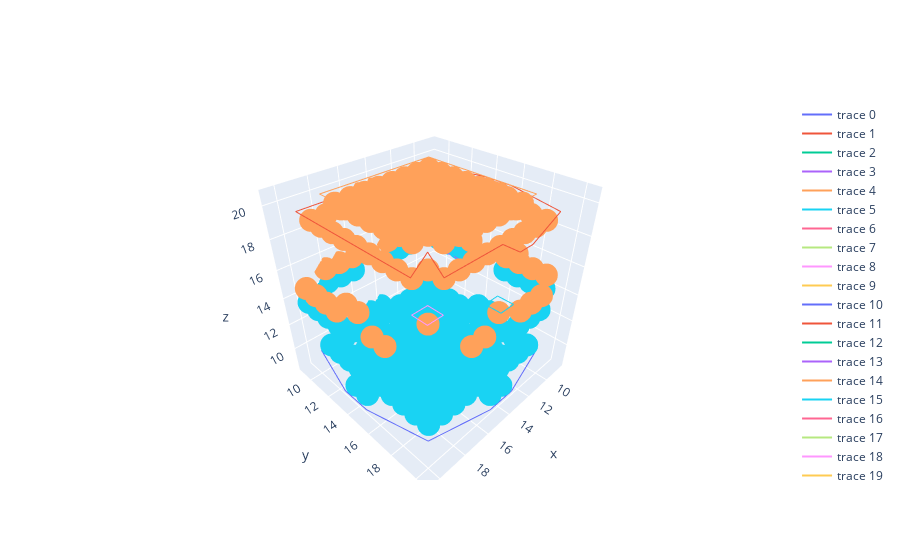

Write notebook code for a chart like this one.
### Code cell
left, back, top = get_surfaces(tensor)
data = []
for y,x,z in left:
    data.append(go.Scatter3d(x=x, y=y, z=z, mode='lines'))
    data.append(go.Scatter3d(x=x, y=y, z=z, mode='lines'))
    data.append(go.Scatter3d(x=x, y=y, z=z, mode='lines'))
    
#x,y,z= np.array(np.where(np.logical_xor(tensor,binary_erosion(tensor))))

top_voxels, bottom_voxels, left_voxels, right_voxels, back_voxels, front_voxels = get_planes(tensor)


x,y,z= np.array(np.where(top_voxels))
data.append(go.Scatter3d(x=x, y=y,z=z, mode='markers'))

x,y,z= np.array(np.where(bottom_voxels))
data.append(go.Scatter3d(x=x, y=y,z=z, mode='markers'))

"""
x,y,z= np.array(np.where(left_voxels))
data.append(go.Scatter3d(x=x, y=y,z=z, mode='markers'))

x,y,z= np.array(np.where(right_voxels))
data.append(go.Scatter3d(x=x, y=y,z=z, mode='markers'))

x,y,z= np.array(np.where(front_voxels))
data.append(go.Scatter3d(x=x, y=y,z=z, mode='markers'))

x,y,z= np.array(np.where(back_voxels))
data.append(go.Scatter3d(x=x, y=y,z=z, mode='markers'))"""

"""for y,x,z in left:
    data.append(go.Scatter3d(x=x, y=y, z=z, mode='lines'))
    data.append(go.Scatter3d(x=x, y=y, z=z, mode='lines'))
    data.append(go.Scatter3d(x=x, y=y, z=z, mode='lines'))
    
    
for y,x,z in back:
    data.append(go.Scatter3d(x=x, y=y, z=z, mode='lines'))
    data.append(go.Scatter3d(x=x, y=y, z=z, mode='lines'))
    data.append(go.Scatter3d(x=x, y=y, z=z, mode='lines'))"""
    
fig = go.Figure(data=data)
fig.show()

### Figure 1 — Plotly figure (JSON) as saved in the notebook; plotly's stock layout.template omitted (floating-point values rounded to 4 significant figures; data arrays with more than 128 entries replaced by an {"elided": "..."} marker saying what was removed)
{"data": [{"mode": "lines", "type": "scatter3d", "x": [9.5, 8.5, 8.5, 9.5, 8.5, 9.5, 9.5], "y": [9.5, 9.5, 13.5, 13.5, 13.5, 13.5, 9.5], "z": [15.5, 15.5, 15.5, 15.5, 15.5, 15.5, 15.5]}, {"mode": "lines", "type": "scatter3d", "x": [9.5, 8.5, 8.5, 9.5, 8.5, 9.5, 9.5], "y": [9.5, 9.5, 13.5, 13.5, 13.5, 13.5, 9.5], "z": [15.5, 15.5, 15.5, 15.5, 15.5, 15.5, 15.5]}, {"mode": "lines", "type": "scatter3d", "x": [9.5, 8.5, 8.5, 9.5, 8.5, 9.5, 9.5], "y": [9.5, 9.5, 13.5, 13.5, 13.5, 13.5, 9.5], "z": [15.5, 15.5, 15.5, 15.5, 15.5, 15.5, 15.5]}, {"mode": "lines", "type": "scatter3d", "x": [15.5, 14.5, 14.5, 15.5, 15.5, 14.5, 14.5, 15.5, 15.5], "y": [19.5, 19.5, 20.5, 20.5, 19.5, 19.5, 20.5, 20.5, 19.5], "z": [16.5, 16.5, 16.5, 16.5, 16.5, 16.5, 16.5, 16.5, 16.5]}, {"mode": "lines", "type": "scatter3d", "x": [15.5, 14.5, 14.5, 15.5, 15.5, 14.5, 14.5, 15.5, 15.5], "y": [19.5, 19.5, 20.5, 20.5, 19.5, 19.5, 20.5, 20.5, 19.5], "z": [16.5, 16.5, 16.5, 16.5, 16.5, 16.5, 16.5, 16.5, 16.5]}, {"mode": "lines", "type": "scatter3d", "x": [15.5, 14.5, 14.5, 15.5, 15.5, 14.5, 14.5, 15.5, 15.5], "y": [19.5, 19.5, 20.5, 20.5, 19.5, 19.5, 20.5, 20.5, 19.5], "z": [16.5, 16.5, 16.5, 16.5, 16.5, 16.5, 16.5, 16.5, 16.5]}, {"mode": "lines", "type": "scatter3d", "x": [19.5, 18.5, 18.5, 19.5, 19.5, 18.5, 18.5, 19.5, 19.5], "y": [18.5, 18.5, 19.5, 19.5, 18.5, 18.5, 19.5, 19.5, 18.5], "z": [17.5, 17.5, 17.5, 17.5, 17.5, 17.5, 17.5, 17.5, 17.5]}, {"mode": "lines", "type": "scatter3d", "x": [19.5, 18.5, 18.5, 19.5, 19.5, 18.5, 18.5, 19.5, 19.5], "y": [18.5, 18.5, 19.5, 19.5, 18.5, 18.5, 19.5, 19.5, 18.5], "z": [17.5, 17.5, 17.5, 17.5, 17.5, 17.5, 17.5, 17.5, 17.5]}, {"mode": "lines", "type": "scatter3d", "x": [19.5, 18.5, 18.5, 19.5, 19.5, 18.5, 18.5, 19.5, 19.5], "y": [18.5, 18.5, 19.5, 19.5, 18.5, 18.5, 19.5, 19.5, 18.5], "z": [17.5, 17.5, 17.5, 17.5, 17.5, 17.5, 17.5, 17.5, 17.5]}, {"mode": "lines", "type": "scatter3d", "x": [8.5, 8.5, 9.5, 13.5, 14.5, 14.5, 18.5, 17.5, 19.5, 19.5, 9.5, 8.5, 8.5], "y": [13.5, 15.5, 19.5, 20.5, 20.5, 19.5, 19.5, 17.5, 18.5, 9.5, 9.5, 13.5, 13.5], "z": [19.5, 19.5, 19.5, 19.5, 19.5, 19.5, 19.5, 19.5, 19.5, 19.5, 19.5, 19.5, 19.5]}, {"mode": "lines", "type": "scatter3d", "x": [8.5, 8.5, 9.5, 13.5, 14.5, 14.5, 18.5, 17.5, 19.5, 19.5, 9.5, 8.5, 8.5], "y": [13.5, 15.5, 19.5, 20.5, 20.5, 19.5, 19.5, 17.5, 18.5, 9.5, 9.5, 13.5, 13.5], "z": [19.5, 19.5, 19.5, 19.5, 19.5, 19.5, 19.5, 19.5, 19.5, 19.5, 19.5, 19.5, 19.5]}, {"mode": "lines", "type": "scatter3d", "x": [8.5, 8.5, 9.5, 13.5, 14.5, 14.5, 18.5, 17.5, 19.5, 19.5, 9.5, 8.5, 8.5], "y": [13.5, 15.5, 19.5, 20.5, 20.5, 19.5, 19.5, 17.5, 18.5, 9.5, 9.5, 13.5, 13.5], "z": [19.5, 19.5, 19.5, 19.5, 19.5, 19.5, 19.5, 19.5, 19.5, 19.5, 19.5, 19.5, 19.5]}, {"mode": "lines", "type": "scatter3d", "x": [10.5, 10.5, 17.5, 17.5, 18.5, 18.5, 10.5, 10.5], "y": [10.5, 18.5, 18.5, 17.5, 17.5, 10.5, 10.5, 10.5], "z": [20.5, 20.5, 20.5, 20.5, 20.5, 20.5, 20.5, 20.5]}, {"mode": "lines", "type": "scatter3d", "x": [10.5, 10.5, 17.5, 17.5, 18.5, 18.5, 10.5, 10.5], "y": [10.5, 18.5, 18.5, 17.5, 17.5, 10.5, 10.5, 10.5], "z": [20.5, 20.5, 20.5, 20.5, 20.5, 20.5, 20.5, 20.5]}, {"mode": "lines", "type": "scatter3d", "x": [10.5, 10.5, 17.5, 17.5, 18.5, 18.5, 10.5, 10.5], "y": [10.5, 18.5, 18.5, 17.5, 17.5, 10.5, 10.5, 10.5], "z": [20.5, 20.5, 20.5, 20.5, 20.5, 20.5, 20.5, 20.5]}, {"mode": "lines", "type": "scatter3d", "x": [10.5, 10.5, 18.5, 18.5, 10.5, 10.5], "y": [10.5, 18.5, 18.5, 10.5, 10.5, 10.5], "z": [8.5, 8.5, 8.5, 8.5, 8.5, 8.5]}, {"mode": "lines", "type": "scatter3d", "x": [10.5, 10.5, 18.5, 18.5, 10.5, 10.5], "y": [10.5, 18.5, 18.5, 10.5, 10.5, 10.5], "z": [8.5, 8.5, 8.5, 8.5, 8.5, 8.5]}, {"mode": "lines", "type": "scatter3d", "x": [10.5, 10.5, 18.5, 18.5, 10.5, 10.5], "y": [10.5, 18.5, 18.5, 10.5, 10.5, 10.5], "z": [8.5, 8.5, 8.5, 8.5, 8.5, 8.5]}, {"mode": "lines", "type": "scatter3d", "x": [8.5, 8.5, 9.5, 13.5, 15.5, 19.5, 20.5, 20.5, 19.5, 9.5, 8.5, 8.5], "y": [13.5, 15.5, 19.5, 20.5, 20.5, 19.5, 15.5, 13.5, 9.5, 9.5, 13.5, 13.5], "z": [9.5, 9.5, 9.5, 9.5, 9.5, 9.5, 9.5, 9.5, 9.5, 9.5, 9.5, 9.5]}, {"mode": "lines", "type": "scatter3d", "x": [8.5, 8.5, 9.5, 13.5, 15.5, 19.5, 20.5, 20.5, 19.5, 9.5, 8.5, 8.5], "y": [13.5, 15.5, 19.5, 20.5, 20.5, 19.5, 15.5, 13.5, 9.5, 9.5, 13.5, 13.5], "z": [9.5, 9.5, 9.5, 9.5, 9.5, 9.5, 9.5, 9.5, 9.5, 9.5, 9.5, 9.5]}, {"mode": "lines", "type": "scatter3d", "x": [8.5, 8.5, 9.5, 13.5, 15.5, 19.5, 20.5, 20.5, 19.5, 9.5, 8.5, 8.5], "y": [13.5, 15.5, 19.5, 20.5, 20.5, 19.5, 15.5, 13.5, 9.5, 9.5, 13.5, 13.5], "z": [9.5, 9.5, 9.5, 9.5, 9.5, 9.5, 9.5, 9.5, 9.5, 9.5, 9.5, 9.5]}, {"mode": "lines", "type": "scatter3d", "x": [9.5, 8.5, 8.5, 9.5, 8.5, 9.5, 9.5], "y": [9.5, 9.5, 13.5, 13.5, 13.5, 13.5, 9.5], "z": [13.5, 13.5, 13.5, 13.5, 13.5, 13.5, 13.5]}, {"mode": "lines", "type": "scatter3d", "x": [9.5, 8.5, 8.5, 9.5, 8.5, 9.5, 9.5], "y": [9.5, 9.5, 13.5, 13.5, 13.5, 13.5, 9.5], "z": [13.5, 13.5, 13.5, 13.5, 13.5, 13.5, 13.5]}, {"mode": "lines", "type": "scatter3d", "x": [9.5, 8.5, 8.5, 9.5, 8.5, 9.5, 9.5], "y": [9.5, 9.5, 13.5, 13.5, 13.5, 13.5, 9.5], "z": [13.5, 13.5, 13.5, 13.5, 13.5, 13.5, 13.5]}, {"mode": "markers", "type": "scatter3d", "x": {"elided": "133 int values"}, "y": {"elided": "133 int values"}, "z": {"elided": "133 int values"}}, {"mode": "markers", "type": "scatter3d", "x": {"elided": "133 int values"}, "y": {"elided": "133 int values"}, "z": {"elided": "133 int values"}}], "layout": {}}
